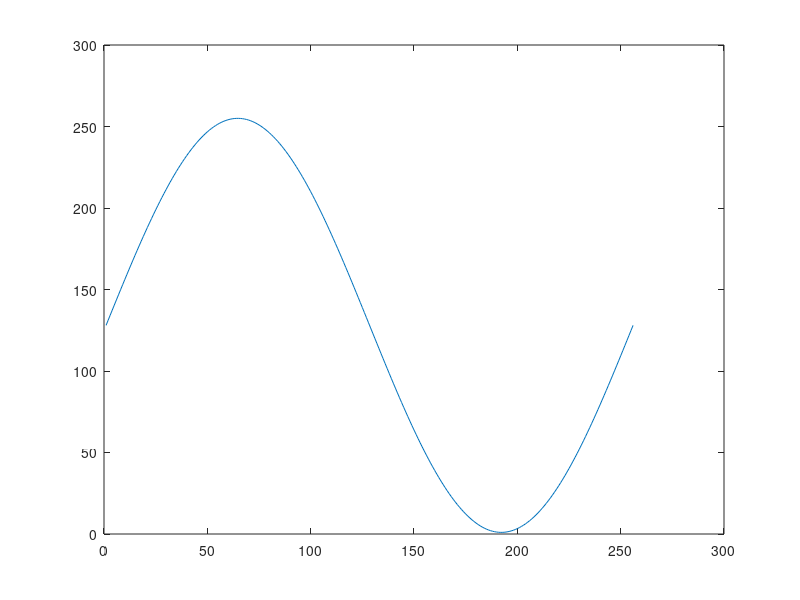

Recreate this plot in MATLAB.
clc; %清除命令行命令
clear all; %清除工作区变量,释放内存空间

Fs=75000000; %采样频率
P1=0; %信号初始相位
N=256; %采样点数

F1=Fs / (N - 1); %信号频率

t=[0:1/Fs:(N-1)/Fs]; %采样时刻
ADC=2^7; %直流分量
A=2^7 - 1; %信号幅度
%生成正弦信号
s=A*sin(2*pi*F1*t + pi*P1/180) + ADC;
plot(s); %绘制图形
%创建 mif 文件
fild = fopen('sin_wave_4096x8.mif','wt');
%写入 mif 文件头
fprintf(fild, '%s\n','WIDTH=8;'); %位宽
fprintf(fild, '%s\n\n','DEPTH=4096;'); %深度
fprintf(fild, '%s\n','ADDRESS_RADIX=UNS;'); %地址格式
fprintf(fild, '%s\n\n','DATA_RADIX=UNS;'); %数据格式
fprintf(fild, '%s\t','CONTENT'); %地址
fprintf(fild, '%s\n','BEGIN'); %开始
for i = 1:N
    s0(i) = round(s(i)); %对小数四舍五入以取整
    fprintf(fild, '\t%g\t',i-1); %地址编码
    fprintf(fild, '%s\t',':'); %冒号
    fprintf(fild, '%d',s0(i)); %数据写入
    fprintf(fild, '%s\n',';'); %分号，换行
end
fprintf(fild, '%s\n','END;'); %结束
fclose(fild);